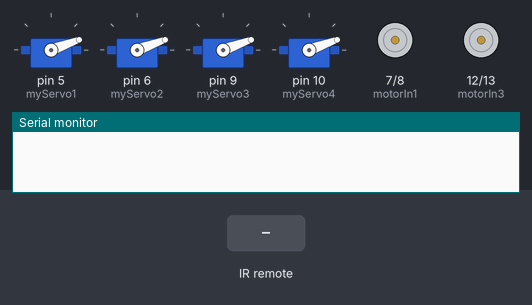
A sketch run on a simulated Arduino Uno, built with avr-gcc and run on an emulated ATmega328P. Parts: 4 × servo, motor-driver pin pairs drawn as motors (green arrow = first pin HIGH = forward, orange = second pin HIGH = backward, longer = more drive), the last lines printed to the serial monitor. Inputs (shaded band) come from the test bench. Random numbers use the default seed unless the sketch sets one.

Above: at 1.2 s.
1.3 s: infrared code 0xFF7A85 received
At 1.8 s:
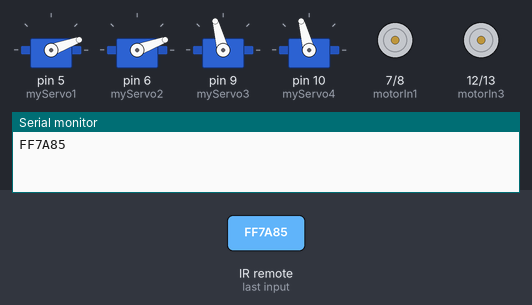
4.3 s: infrared code 0xFF18E7 received
At 5.6 s:
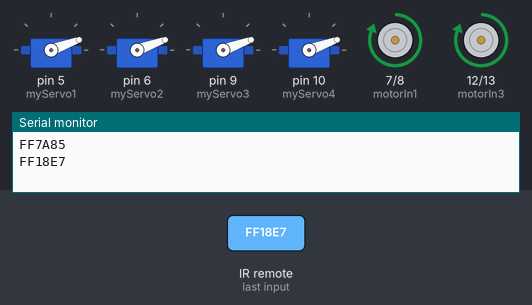
5.9 s: infrared code 0xFF5AA5 received
At 7.1 s:
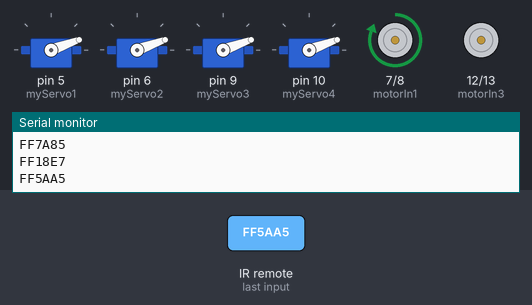
7.4 s: infrared code 0xFF4AB5 received
At 8.4 s:
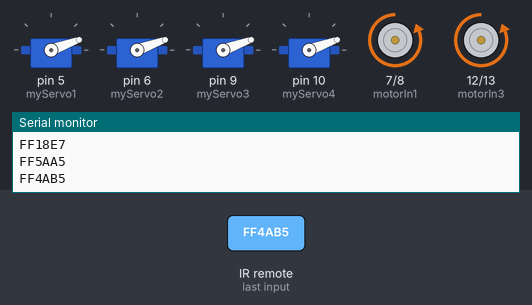
8.9 s: infrared code 0xFF10EF received
At 9.7 s:
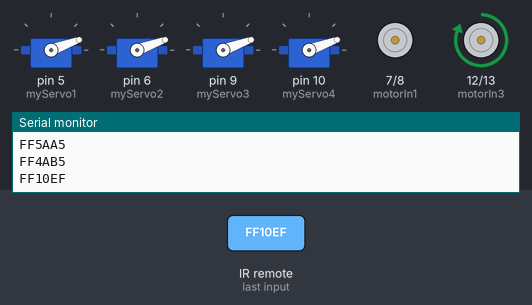
10.4 s: infrared code 0xFF7A85 received
At 10.92 s:
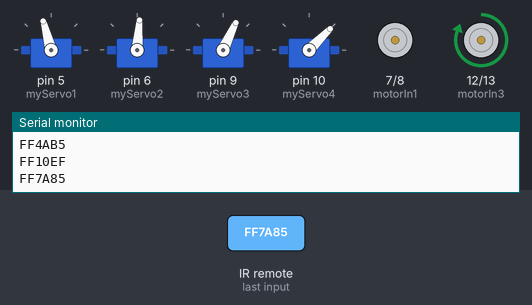
Timing chart, 0 to 19.1 s (numbered marks = the images above; inputs shaded):
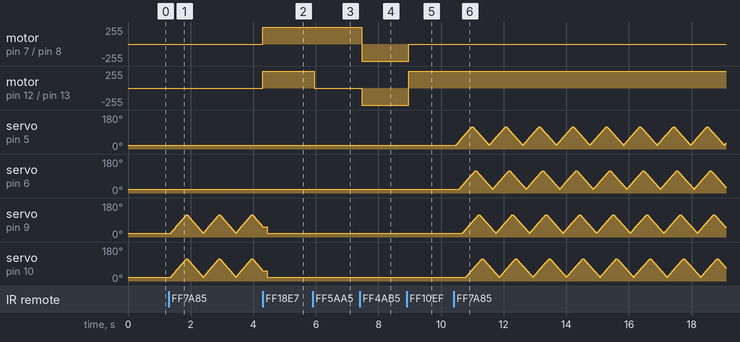

The sketch:

code.ino
```cpp
#include<IRremote.h>
#include<Servo.h>

// == IR variable ==
int RECV_PIN = 3;
IRrecv irrecv(RECV_PIN);
decode_results results;
//==================

//===== motor variable======
enum Dir{
  STOP,
  FORWARD,
  BACKWARD,
  RIGHT,
  LEFT,
  Move_servo
};

Dir signal = STOP;

int motorIn1 = 7;
int motorIn2 = 8;
int motorIn3 = 12;
int motorIn4 = 13;

int high_v = 100;
// ===================

// =====  servo  variable ====
Servo myServo1;
Servo myServo2;
Servo myServo3;
Servo myServo4;
int angle = 20;  // from 20 to 120
int direct = 1;

boolean case1_flag = true;

int pos1 = 20;
int pos2 = 20;
int pos3 = 20;
int pos4 = 20;
int time_delay = 0;
int direct1 = 1;
int direct2 = 1;
int direct3 = 1;
int direct4 = 1;

int random_Num;
int random_old = 0;
//==================

void setup() {
  Serial.begin(9600);
  irrecv.enableIRIn(); // Start the receiver

  pinMode(motorIn1, OUTPUT);
  pinMode(motorIn2, OUTPUT);
  pinMode(motorIn3, OUTPUT);
  pinMode(motorIn4, OUTPUT);

  myServo1.attach(5);
  myServo2.attach(6);
  myServo3.attach(9);
  myServo4.attach(10);

  myServo1.write(20);
  myServo2.write(20);
  myServo3.write(20);
  myServo4.write(20);

}

void moveTire(){

  switch(signal){
    case STOP:
      digitalWrite(motorIn1,LOW);
      digitalWrite(motorIn2,LOW);
      digitalWrite(motorIn3,LOW);
      digitalWrite(motorIn4,LOW);
      delay(150);
      break;

    case FORWARD:
      digitalWrite(motorIn1,HIGH);
      digitalWrite(motorIn2,LOW);
      digitalWrite(motorIn3,HIGH);
      digitalWrite(motorIn4,LOW);
      delay(150);
      break;

    case RIGHT:
      digitalWrite(motorIn1,HIGH);
      digitalWrite(motorIn2,LOW);
      digitalWrite(motorIn3,LOW);
      digitalWrite(motorIn4,LOW);
      delay(150);
      break;

    case BACKWARD:
      digitalWrite(motorIn1,LOW);
      digitalWrite(motorIn2,HIGH);
      digitalWrite(motorIn3,LOW);
      digitalWrite(motorIn4,HIGH);
      delay(150);
      break;

    case LEFT:
      digitalWrite(motorIn1,LOW);
      digitalWrite(motorIn2,LOW);
      digitalWrite(motorIn3,HIGH);
      digitalWrite(motorIn4,LOW);
      delay(150);
      break;
  }

}

void irGet(){
  if (irrecv.decode(&results)) {
    Serial.println(results.value, HEX);

    long value = results.value;

    if(value == 0xFF18E7)
      signal = FORWARD;
    else if (value == 0xFF5AA5)
      signal = RIGHT;
    else if (value == 0xFF4AB5)
      signal = BACKWARD;
    else if (value == 0xFF10EF)
      signal = LEFT;
    else if (value == 0xFF38C7)
      signal = STOP;
    else if (value == 0xFF7A85){
      signal = Move_servo;
      do{
      random_Num = random(4);
      }while(random_Num == random_old);

      random_old = random_Num;
    }

    irrecv.resume(); // Receive the next value
  }
}

void servoMove(){

  if(signal == Move_servo){

      switch(random_Num){
        case 0:
          case_1();  // all down
          break;

        case 1:
          case_2();  // wave down
          break;

        case 2:
           case_3();  // servo1 & servo2 down
           break;

        case 3:
           case_4(); // servo3 & servo4 down
           break;

        default:
           break;
      }

  }
  else {
      myServo1.write(20);
      myServo2.write(20);
      myServo3.write(20);
      myServo4.write(20);

      angle = 20;
      pos1 = 20;
      pos2 = 20;
      pos3 = 20;
      pos4 = 20;

      time_delay = 0;
   }

}

  void case_1(){

    if(angle<=20) {
      direct = 1;
    }
    else if(angle >= 120){
      direct = -1;
    }

    angle = angle + direct;

    myServo1.write(angle);
    myServo2.write(angle);
    myServo3.write(angle);
    myServo4.write(angle);

    delay(5);
  }

  void case_2(){

      case_2_servo1();

      time_delay = time_delay + 1;

      case_2_servo2();

      case_2_servo3();

      case_2_servo4();

      delay(5);
  }

  void case_2_servo1(){
      if(pos1<=20) {
        direct1 = 1;
      }
      else if(pos1 >= 120){
        direct1 = -1;
      }

      pos1 = pos1 + direct1;
      myServo1.write(pos1);
  }

  void case_2_servo2(){
    if(time_delay > 20){
        if(pos2<=20) {
          direct2 = 1;
        }
        else if(pos2 >= 120){
          direct2 = -1;
        }

        pos2 = pos2 + direct2;
        myServo2.write(pos2);
    }
  }

  void case_2_servo3(){
    if(time_delay > 40){
      if(pos3 <= 20) {
          direct3 = 1;
        }
        else if(pos3 >= 120){
          direct3 = -1;
        }

        pos3 = pos3 + direct3;
        myServo3.write(pos3);
    }
  }

  void case_2_servo4(){
    if(time_delay > 60){
        if(pos4<=20) {
            direct4 = 1;
          }
          else if(pos4 >= 120){
            direct4 = -1;
          }

          pos4 = pos4 + direct4;
          myServo4.write(pos4);
    }
  }

   void case_3(){

    if(angle<=20) {
      direct = 1;
    }
    else if(angle >= 120){
      direct = -1;
    }

    angle = angle + direct;
    myServo1.write(angle);
    myServo2.write(angle);

    delay(5);
  }

  void case_4(){

    if(angle<=20) {
      direct = 1;
    }
    else if(angle >= 120){
      direct = -1;
    }

    angle = angle + direct;
    myServo3.write(angle);
    myServo4.write(angle);

    delay(5);

  }

  void loop() {
  irGet();
  moveTire();
  servoMove();
  }
```

Measured:
- after the input at 4.3 s, motor on pin 7 (motorIn1) / pin 8 (motorIn2), motor on pin 12 (motorIn3) / pin 13 (motorIn4): stopped → forward 255/255 at once
- after the input at 5.9 s, motor on pin 12 (motorIn3) / pin 13 (motorIn4): forward 255/255 → stopped after 0.06 s
- after the input at 7.4 s, motor on pin 7 (motorIn1) / pin 8 (motorIn2): forward 255/255 → backward 255/255 after 0.06 s; motor on pin 12 (motorIn3) / pin 13 (motorIn4): stopped → backward 255/255 after 0.06 s
- after the input at 8.9 s, motor on pin 7 (motorIn1) / pin 8 (motorIn2): backward 255/255 → stopped after 0.07 s; motor on pin 12 (motorIn3) / pin 13 (motorIn4): backward 255/255 → forward 255/255 after 0.07 s
